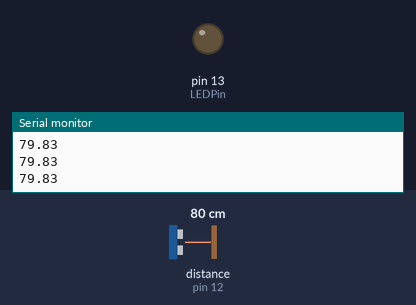
Simulated run of this sketch. Board: Arduino Uno, built with avr-gcc and run on an emulated ATmega328P. On the bench: output pins drawn as LEDs (lit = HIGH), the last lines printed to the serial monitor. Wiring (inferred from the names in the program): ultrasonic range finder: trigger pin 11; echo pin 12. The test bench sets the inputs (shaded band); at power-on: distance to the obstacle (sensor on pin 12) 80 cm. The echo pulse lasts 58.3 µs per cm; pins used as bus, display or sensor lines are not drawn.

Above: at 1.2 s.
1.3 s: distance to the obstacle (sensor on pin 12) set to 196 cm
2.8 s: distance to the obstacle (sensor on pin 12) set to 203 cm
At 3.5 s:
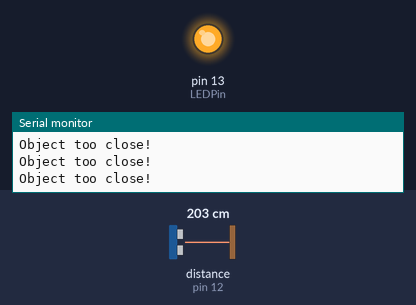
4.3 s: distance to the obstacle (sensor on pin 12) set to 2 cm
At 5.6 s:
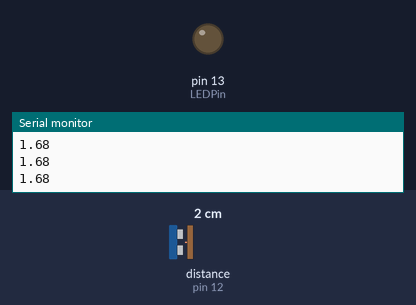
5.9 s: distance to the obstacle (sensor on pin 12) set to 250 cm
At 6.5 s:
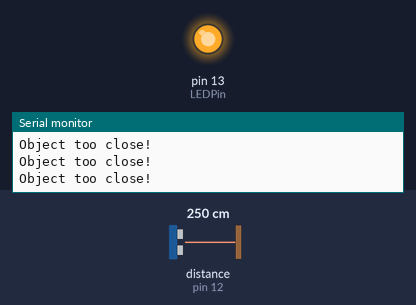
Timing chart, 0 to 8.4 s (numbered marks = the images above; inputs shaded):
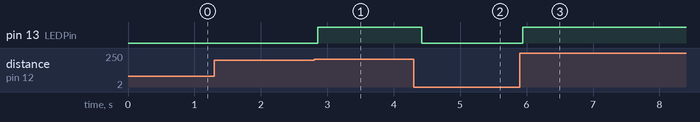

Measured:
- the behaviour switches between 199 and 200 cm on distance to the obstacle (sensor on pin 12) (found by bisection; images 0 and 1)
- after the input at 2.8 s, pin 13 (LEDPin): LOW → HIGH after 0.06 s
- after the input at 4.3 s, pin 13 (LEDPin): HIGH → LOW after 0.12 s
- after the input at 5.9 s, pin 13 (LEDPin): LOW → HIGH at once

The sketch:

ultrasonik.ino
```cpp
#define echoPin 12
#define trigPin 11
#define LEDPin 13

int maximumRange = 200;
int minimumRange = 00;
long duration;
float distance;

void setup() {
  // put your setup code here, to run once:
  Serial.begin(9600);
  pinMode(trigPin, OUTPUT);
  pinMode(echoPin, INPUT);
  pinMode(LEDPin, OUTPUT);
}

void loop() {
  // put your main code here, to run repeatedly:
  digitalWrite(trigPin, LOW); delayMicroseconds(2);
  digitalWrite(trigPin, HIGH); delayMicroseconds(10);
  digitalWrite(trigPin, LOW);
  duration = pulseIn(echoPin, HIGH);

  distance = duration / 58.2;
  if(distance >= maximumRange || distance <= minimumRange)
  {
    Serial.println("Object too close!");
    digitalWrite(LEDPin, HIGH);
  }
  else
  {
    Serial.println(distance);
    digitalWrite(LEDPin, LOW);

  }

  delay(250);
}
```
